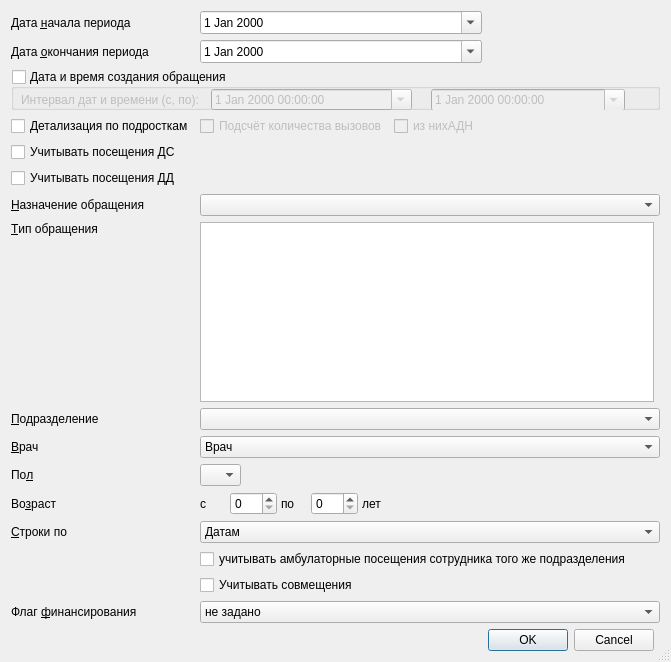
<?xml version="1.0" encoding="UTF-8"?>
<ui version="4.0">
 <class>ReportF39SetupDialog</class>
 <widget class="QDialog" name="ReportF39SetupDialog">
  <property name="windowModality">
   <enum>Qt::ApplicationModal</enum>
  </property>
  <property name="geometry">
   <rect>
    <x>0</x>
    <y>0</y>
    <width>671</width>
    <height>662</height>
   </rect>
  </property>
  <property name="windowTitle">
   <string>параметры отчёта</string>
  </property>
  <property name="sizeGripEnabled">
   <bool>true</bool>
  </property>
  <layout class="QGridLayout" name="gridLayout">
   <item row="5" column="0">
    <widget class="QCheckBox" name="chkVisitDisp">
     <property name="text">
      <string>Учитывать посещения ДД</string>
     </property>
    </widget>
   </item>
   <item row="15" column="1">
    <widget class="QCheckBox" name="chkCombine">
     <property name="text">
      <string>Учитывать совмещения</string>
     </property>
    </widget>
   </item>
   <item row="6" column="0">
    <widget class="QLabel" name="lblEventPurpose">
     <property name="enabled">
      <bool>true</bool>
     </property>
     <property name="text">
      <string>&amp;Назначение обращения</string>
     </property>
     <property name="buddy">
      <cstring>cmbEventPurpose</cstring>
     </property>
    </widget>
   </item>
   <item row="16" column="1" colspan="4">
    <widget class="QComboBox" name="cmbVisitPayStatus">
     <item>
      <property name="text">
       <string>не задано</string>
      </property>
     </item>
     <item>
      <property name="text">
       <string>не выставлено</string>
      </property>
     </item>
     <item>
      <property name="text">
       <string>выставлено</string>
      </property>
     </item>
     <item>
      <property name="text">
       <string>отказано</string>
      </property>
     </item>
     <item>
      <property name="text">
       <string>оплачено</string>
      </property>
     </item>
    </widget>
   </item>
   <item row="10" column="1" colspan="4">
    <widget class="CPersonComboBoxEx" name="cmbPerson">
     <item>
      <property name="text">
       <string>Врач</string>
      </property>
     </item>
    </widget>
   </item>
   <item row="11" column="0">
    <widget class="QLabel" name="lblSex">
     <property name="text">
      <string>По&amp;л</string>
     </property>
     <property name="buddy">
      <cstring>cmbSex</cstring>
     </property>
    </widget>
   </item>
   <item row="3" column="2" colspan="2">
    <widget class="QCheckBox" name="chkADN">
     <property name="enabled">
      <bool>false</bool>
     </property>
     <property name="text">
      <string>из нихАДН</string>
     </property>
    </widget>
   </item>
   <item row="13" column="1" colspan="4">
    <widget class="QComboBox" name="cmbRowGrouping">
     <item>
      <property name="text">
       <string>Датам</string>
      </property>
     </item>
     <item>
      <property name="text">
       <string>Врачам</string>
      </property>
     </item>
     <item>
      <property name="text">
       <string>Подразделениям</string>
      </property>
     </item>
     <item>
      <property name="text">
       <string>Специальности</string>
      </property>
     </item>
     <item>
      <property name="text">
       <string>Должности</string>
      </property>
     </item>
    </widget>
   </item>
   <item row="1" column="1" colspan="2">
    <widget class="CDateEdit" name="edtEndDate">
     <property name="calendarPopup">
      <bool>true</bool>
     </property>
    </widget>
   </item>
   <item row="4" column="0">
    <widget class="QCheckBox" name="chkVisitHospital">
     <property name="text">
      <string>Учитывать посещения ДС</string>
     </property>
    </widget>
   </item>
   <item row="3" column="0">
    <widget class="QCheckBox" name="chkDetailChildren">
     <property name="enabled">
      <bool>true</bool>
     </property>
     <property name="text">
      <string>Детализация по подросткам</string>
     </property>
    </widget>
   </item>
   <item row="17" column="3">
    <widget class="QDialogButtonBox" name="buttonBox">
     <property name="orientation">
      <enum>Qt::Horizontal</enum>
     </property>
     <property name="standardButtons">
      <set>QDialogButtonBox::Cancel|QDialogButtonBox::Ok</set>
     </property>
    </widget>
   </item>
   <item row="1" column="3" colspan="2">
    <spacer>
     <property name="orientation">
      <enum>Qt::Horizontal</enum>
     </property>
     <property name="sizeHint" stdset="0">
      <size>
       <width>91</width>
       <height>20</height>
      </size>
     </property>
    </spacer>
   </item>
   <item row="10" column="0">
    <widget class="QLabel" name="lblPerson">
     <property name="text">
      <string>&amp;Врач</string>
     </property>
     <property name="buddy">
      <cstring>cmbPerson</cstring>
     </property>
    </widget>
   </item>
   <item row="1" column="0">
    <widget class="QLabel" name="lblEndDate">
     <property name="text">
      <string>Дата &amp;окончания периода</string>
     </property>
     <property name="buddy">
      <cstring>edtEndDate</cstring>
     </property>
    </widget>
   </item>
   <item row="0" column="3" colspan="2">
    <spacer>
     <property name="orientation">
      <enum>Qt::Horizontal</enum>
     </property>
     <property name="sizeHint" stdset="0">
      <size>
       <width>91</width>
       <height>20</height>
      </size>
     </property>
    </spacer>
   </item>
   <item row="2" column="0" colspan="5">
    <widget class="QGroupBox" name="gbEventDatetimeParams">
     <property name="minimumSize">
      <size>
       <width>0</width>
       <height>41</height>
      </size>
     </property>
     <property name="title">
      <string>Дата и время создания обращения</string>
     </property>
     <property name="checkable">
      <bool>true</bool>
     </property>
     <property name="checked">
      <bool>false</bool>
     </property>
     <widget class="QDateTimeEdit" name="edtEventBegDatetime">
      <property name="geometry">
       <rect>
        <x>200</x>
        <y>20</y>
        <width>201</width>
        <height>21</height>
       </rect>
      </property>
      <property name="sizePolicy">
       <sizepolicy hsizetype="Minimum" vsizetype="Preferred">
        <horstretch>0</horstretch>
        <verstretch>0</verstretch>
       </sizepolicy>
      </property>
      <property name="calendarPopup">
       <bool>true</bool>
      </property>
     </widget>
     <widget class="QDateTimeEdit" name="edtEventEndDatetime">
      <property name="geometry">
       <rect>
        <x>420</x>
        <y>20</y>
        <width>194</width>
        <height>22</height>
       </rect>
      </property>
      <property name="calendarPopup">
       <bool>true</bool>
      </property>
     </widget>
     <widget class="QLabel" name="lblEventDatetime">
      <property name="geometry">
       <rect>
        <x>10</x>
        <y>20</y>
        <width>181</width>
        <height>21</height>
       </rect>
      </property>
      <property name="text">
       <string>Интервал дат и времени (с, по):</string>
      </property>
     </widget>
    </widget>
   </item>
   <item row="6" column="1" colspan="4">
    <widget class="CRBComboBox" name="cmbEventPurpose">
     <property name="enabled">
      <bool>true</bool>
     </property>
    </widget>
   </item>
   <item row="12" column="2">
    <spacer>
     <property name="orientation">
      <enum>Qt::Horizontal</enum>
     </property>
     <property name="sizeHint" stdset="0">
      <size>
       <width>21</width>
       <height>20</height>
      </size>
     </property>
    </spacer>
   </item>
   <item row="12" column="1">
    <widget class="QFrame" name="frmAge">
     <property name="frameShape">
      <enum>QFrame::NoFrame</enum>
     </property>
     <property name="frameShadow">
      <enum>QFrame::Raised</enum>
     </property>
     <layout class="QHBoxLayout" name="_2">
      <property name="spacing">
       <number>4</number>
      </property>
      <property name="margin">
       <number>0</number>
      </property>
      <item>
       <widget class="QLabel" name="lblAgFrom">
        <property name="text">
         <string>с</string>
        </property>
        <property name="buddy">
         <cstring>edtAgeFrom</cstring>
        </property>
       </widget>
      </item>
      <item>
       <widget class="QSpinBox" name="edtAgeFrom">
        <property name="sizePolicy">
         <sizepolicy hsizetype="Preferred" vsizetype="Fixed">
          <horstretch>0</horstretch>
          <verstretch>0</verstretch>
         </sizepolicy>
        </property>
        <property name="maximum">
         <number>150</number>
        </property>
       </widget>
      </item>
      <item>
       <widget class="QLabel" name="lblAgeTo">
        <property name="text">
         <string>по</string>
        </property>
        <property name="buddy">
         <cstring>edtAgeTo</cstring>
        </property>
       </widget>
      </item>
      <item>
       <widget class="QSpinBox" name="edtAgeTo">
        <property name="sizePolicy">
         <sizepolicy hsizetype="Preferred" vsizetype="Fixed">
          <horstretch>0</horstretch>
          <verstretch>0</verstretch>
         </sizepolicy>
        </property>
        <property name="maximum">
         <number>150</number>
        </property>
       </widget>
      </item>
      <item>
       <widget class="QLabel" name="lblAgeYears">
        <property name="text">
         <string>лет</string>
        </property>
        <property name="buddy">
         <cstring>edtAgeTo</cstring>
        </property>
       </widget>
      </item>
     </layout>
    </widget>
   </item>
   <item row="0" column="0">
    <widget class="QLabel" name="lblBegDate">
     <property name="text">
      <string>Дата &amp;начала периода</string>
     </property>
     <property name="buddy">
      <cstring>edtBegDate</cstring>
     </property>
    </widget>
   </item>
   <item row="12" column="0">
    <widget class="QLabel" name="lblAge">
     <property name="text">
      <string>Во&amp;зраст</string>
     </property>
     <property name="buddy">
      <cstring>edtAgeFrom</cstring>
     </property>
    </widget>
   </item>
   <item row="9" column="0">
    <widget class="QLabel" name="lblOrgStructure">
     <property name="text">
      <string>&amp;Подразделение</string>
     </property>
     <property name="buddy">
      <cstring>cmbOrgStructure</cstring>
     </property>
    </widget>
   </item>
   <item row="13" column="0">
    <widget class="QLabel" name="lblRowGrouping">
     <property name="text">
      <string>&amp;Строки по</string>
     </property>
     <property name="buddy">
      <cstring>cmbRowGrouping</cstring>
     </property>
    </widget>
   </item>
   <item row="16" column="0">
    <widget class="QLabel" name="lblVisitPayStatus">
     <property name="sizePolicy">
      <sizepolicy hsizetype="Preferred" vsizetype="Preferred">
       <horstretch>0</horstretch>
       <verstretch>0</verstretch>
      </sizepolicy>
     </property>
     <property name="text">
      <string>Флаг &amp;финансирования</string>
     </property>
     <property name="buddy">
      <cstring>cmbVisitPayStatus</cstring>
     </property>
    </widget>
   </item>
   <item row="14" column="1" colspan="3">
    <widget class="QCheckBox" name="chkAmbVisits">
     <property name="text">
      <string>учитывать амбулаторные посещения сотрудника того же подразделения</string>
     </property>
    </widget>
   </item>
   <item row="0" column="1" colspan="2">
    <widget class="CDateEdit" name="edtBegDate">
     <property name="calendarPopup">
      <bool>true</bool>
     </property>
    </widget>
   </item>
   <item row="3" column="1">
    <widget class="QCheckBox" name="chkCountCall">
     <property name="enabled">
      <bool>false</bool>
     </property>
     <property name="text">
      <string>Подсчёт количества вызовов</string>
     </property>
    </widget>
   </item>
   <item row="9" column="1" colspan="4">
    <widget class="COrgStructureComboBox" name="cmbOrgStructure"/>
   </item>
   <item row="11" column="1">
    <widget class="QComboBox" name="cmbSex">
     <property name="sizePolicy">
      <sizepolicy hsizetype="Maximum" vsizetype="Fixed">
       <horstretch>0</horstretch>
       <verstretch>0</verstretch>
      </sizepolicy>
     </property>
     <item>
      <property name="text">
       <string/>
      </property>
     </item>
     <item>
      <property name="text">
       <string>М</string>
      </property>
     </item>
     <item>
      <property name="text">
       <string>Ж</string>
      </property>
     </item>
    </widget>
   </item>
   <item row="7" column="0">
    <widget class="QLabel" name="lblEventType">
     <property name="text">
      <string>&amp;Тип обращения</string>
     </property>
     <property name="alignment">
      <set>Qt::AlignLeading|Qt::AlignLeft|Qt::AlignTop</set>
     </property>
     <property name="buddy">
      <cstring>lstEventTypes</cstring>
     </property>
    </widget>
   </item>
   <item row="7" column="1" colspan="3">
    <widget class="CRBListBox" name="lstEventTypes"/>
   </item>
  </layout>
 </widget>
 <customwidgets>
  <customwidget>
   <class>CDateEdit</class>
   <extends>QDateEdit</extends>
   <header>library/DateEdit.h</header>
  </customwidget>
  <customwidget>
   <class>CPersonComboBoxEx</class>
   <extends>QComboBox</extends>
   <header>Orgs/PersonComboBoxEx.h</header>
  </customwidget>
  <customwidget>
   <class>CRBComboBox</class>
   <extends>QComboBox</extends>
   <header>library/crbcombobox.h</header>
  </customwidget>
  <customwidget>
   <class>COrgStructureComboBox</class>
   <extends>QComboBox</extends>
   <header>Orgs/OrgStructComboBoxes.h</header>
  </customwidget>
  <customwidget>
   <class>CRBListBox</class>
   <extends>QListView</extends>
   <header>library/RBListBox.h</header>
  </customwidget>
 </customwidgets>
 <tabstops>
  <tabstop>edtBegDate</tabstop>
  <tabstop>edtEndDate</tabstop>
  <tabstop>cmbEventPurpose</tabstop>
  <tabstop>cmbOrgStructure</tabstop>
  <tabstop>cmbSex</tabstop>
  <tabstop>edtAgeFrom</tabstop>
  <tabstop>edtAgeTo</tabstop>
  <tabstop>cmbRowGrouping</tabstop>
  <tabstop>cmbVisitPayStatus</tabstop>
  <tabstop>buttonBox</tabstop>
 </tabstops>
 <resources/>
 <connections>
  <connection>
   <sender>buttonBox</sender>
   <signal>accepted()</signal>
   <receiver>ReportF39SetupDialog</receiver>
   <slot>accept()</slot>
   <hints>
    <hint type="sourcelabel">
     <x>116</x>
     <y>596</y>
    </hint>
    <hint type="destinationlabel">
     <x>102</x>
     <y>90</y>
    </hint>
   </hints>
  </connection>
  <connection>
   <sender>buttonBox</sender>
   <signal>rejected()</signal>
   <receiver>ReportF39SetupDialog</receiver>
   <slot>reject()</slot>
   <hints>
    <hint type="sourcelabel">
     <x>229</x>
     <y>596</y>
    </hint>
    <hint type="destinationlabel">
     <x>236</x>
     <y>76</y>
    </hint>
   </hints>
  </connection>
 </connections>
</ui>
